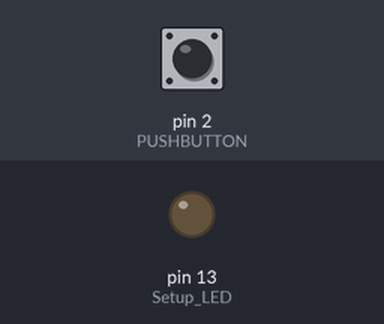
Bench run of a sketch on a simulated Arduino Uno, built with avr-gcc and run on an emulated ATmega328P. Parts: output pins drawn as LEDs (lit = HIGH). The test bench sets the inputs (shaded band); at power-on: pin 2 (PUSHBUTTON) HIGH.

Above: at 1.2 s.
1.3 s: pin 2 (PUSHBUTTON) pulled LOW for 0.15 s
At 1.75 s:
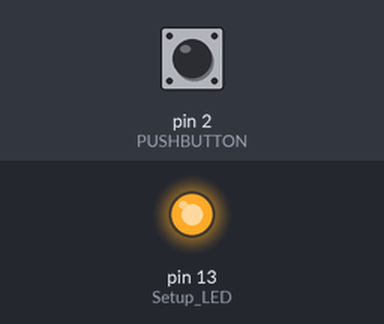
Timing chart, 0 to 10.3 s (numbered marks = the images above; inputs shaded):
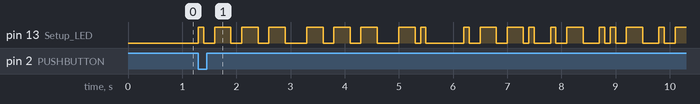

Measured:
- after the input at 1.3 s, pin 13 (Setup_LED): LOW → HIGH at once, → LOW 0.10 s later, → HIGH 0.20 s later, → LOW 0.30 s later, … (39 changes in this stretch)

The sketch:

MorseCode.ino
```cpp
// SIT210
// My name in morse code.

#define UNIT 100 // One UNIT of time for the morse code (ms)
#define PUSHBUTTON 2 // Pin of pushbutton

void setup() {
  pinMode(LED_BUILTIN, OUTPUT);       // Setup LED
  pinMode(PUSHBUTTON, INPUT_PULLUP);  // Setup Pushbutton
}

void loop() {

  if (!digitalRead(PUSHBUTTON)) // If Pushbutton, Output name.
  {
    outputName();
  }

}


void outputName() // outputs JON PAUL in Morse Code.
{
  // J
  dot();
  dash();
  dash();
  dash();
  endLetter();

  // O
  dash();
  dash();
  dash();
  endLetter();

  // N
  dash();
  dot();
  endWord();

  // P
  dot();
  dash();
  dash();
  dot();
  endLetter();

  // A
  dot();
  dash();
  endLetter();

  // U
  dot();
  dot();
  dash();
  endLetter();

  // L
  dot();
  dash();
  dot();
  dot();
  endWord();
}


void dot() // Morse Code Dot
{
  digitalWrite(LED_BUILTIN, HIGH);  // turn the LED on (HIGH is the voltage level)
  delay(UNIT);                      // wait for a second
  digitalWrite(LED_BUILTIN, LOW);   // turn the LED off by making the voltage LOW
  delay(UNIT);
}


void dash() // Morse Code Dash
{
  delay(UNIT);
  digitalWrite(LED_BUILTIN, HIGH);  // turn the LED on (HIGH is the voltage level)
  delay(3*UNIT);                      // wait for a second
  digitalWrite(LED_BUILTIN, LOW);   // turn the LED off by making the voltage LOW
  delay(UNIT);
}

void endLetter() // Morse Code space between letters 3 UNITs (keeping in mind dot/dash has a trailing UNIT)
{
    delay(2*UNIT);
}

void endWord() // Morse Code space between words, 7 UNITs (keeping in mind dot/dash has a trailing UNIT)
{
    delay(6*UNIT);
}
```
